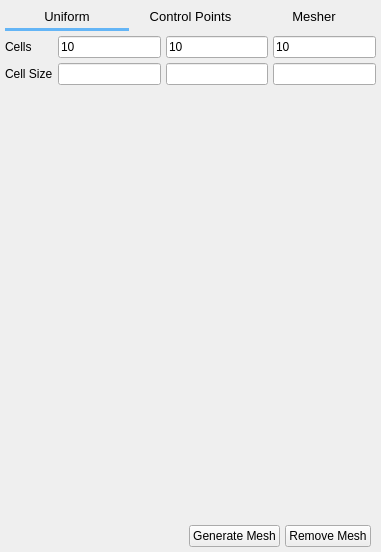
<?xml version="1.0" encoding="UTF-8"?>
<ui version="4.0">
 <class>mesh</class>
 <widget class="QWidget" name="mesh">
  <property name="geometry">
   <rect>
    <x>0</x>
    <y>0</y>
    <width>381</width>
    <height>552</height>
   </rect>
  </property>
  <layout class="QGridLayout" name="gridLayout">
   <property name="margin">
    <number>5</number>
   </property>
   <property name="spacing">
    <number>5</number>
   </property>
   <item row="3" column="4">
    <spacer name="verticalSpacer_41">
     <property name="orientation">
      <enum>Qt::Vertical</enum>
     </property>
     <property name="sizeHint" stdset="0">
      <size>
       <width>20</width>
       <height>40</height>
      </size>
     </property>
    </spacer>
   </item>
   <item row="5" column="0">
    <spacer name="horizontalSpacer_12">
     <property name="orientation">
      <enum>Qt::Horizontal</enum>
     </property>
     <property name="sizeHint" stdset="0">
      <size>
       <width>40</width>
       <height>20</height>
      </size>
     </property>
    </spacer>
   </item>
   <item row="5" column="4">
    <widget class="QPushButton" name="pushButton">
     <property name="text">
      <string>Remove Mesh</string>
     </property>
    </widget>
   </item>
   <item row="5" column="3">
    <widget class="QPushButton" name="pushbutton_generate_mesh">
     <property name="text">
      <string>Generate Mesh</string>
     </property>
    </widget>
   </item>
   <item row="4" column="0" colspan="6">
    <widget class="QStackedWidget" name="stackedwidget_mesh">
     <property name="currentIndex">
      <number>0</number>
     </property>
     <widget class="QWidget" name="uniform">
      <layout class="QGridLayout" name="gridLayout_34">
       <property name="margin">
        <number>0</number>
       </property>
       <property name="spacing">
        <number>5</number>
       </property>
       <item row="0" column="1">
        <widget class="LineEdit" name="lineedit_keyword_imax">
         <property name="text">
          <string>10</string>
         </property>
        </widget>
       </item>
       <item row="1" column="1">
        <widget class="QLineEdit" name="lineedit_mesh_cells_size_x">
         <property name="readOnly">
          <bool>true</bool>
         </property>
        </widget>
       </item>
       <item row="1" column="0">
        <widget class="QLabel" name="label_5">
         <property name="text">
          <string>Cell Size</string>
         </property>
        </widget>
       </item>
       <item row="0" column="2">
        <widget class="LineEdit" name="lineedit_keyword_jmax">
         <property name="text">
          <string>10</string>
         </property>
        </widget>
       </item>
       <item row="1" column="2">
        <widget class="QLineEdit" name="lineedit_mesh_cells_size_y">
         <property name="readOnly">
          <bool>true</bool>
         </property>
        </widget>
       </item>
       <item row="2" column="1">
        <spacer name="verticalSpacer_8">
         <property name="orientation">
          <enum>Qt::Vertical</enum>
         </property>
         <property name="sizeHint" stdset="0">
          <size>
           <width>20</width>
           <height>40</height>
          </size>
         </property>
        </spacer>
       </item>
       <item row="0" column="3">
        <widget class="LineEdit" name="lineedit_keyword_kmax">
         <property name="text">
          <string>10</string>
         </property>
        </widget>
       </item>
       <item row="1" column="3">
        <widget class="QLineEdit" name="lineedit_mesh_cells_size_z">
         <property name="readOnly">
          <bool>true</bool>
         </property>
        </widget>
       </item>
       <item row="0" column="0">
        <widget class="QLabel" name="label_4">
         <property name="text">
          <string>Cells</string>
         </property>
        </widget>
       </item>
      </layout>
     </widget>
     <widget class="QWidget" name="control_points">
      <layout class="QGridLayout" name="gridLayout_7">
       <property name="margin">
        <number>0</number>
       </property>
       <property name="spacing">
        <number>5</number>
       </property>
       <item row="2" column="0">
        <widget class="QGroupBox" name="groupBox_4">
         <property name="title">
          <string>Z Control Points</string>
         </property>
         <property name="flat">
          <bool>true</bool>
         </property>
         <layout class="QGridLayout" name="gridLayout_51">
          <property name="margin">
           <number>0</number>
          </property>
          <property name="spacing">
           <number>0</number>
          </property>
          <item row="1" column="0">
           <widget class="QTableWidget" name="tablewidget_mesh_control_points_z">
            <property name="frameShape">
             <enum>QFrame::StyledPanel</enum>
            </property>
            <property name="frameShadow">
             <enum>QFrame::Plain</enum>
            </property>
            <column>
             <property name="text">
              <string>Position</string>
             </property>
            </column>
            <column>
             <property name="text">
              <string>Cells</string>
             </property>
            </column>
            <column>
             <property name="text">
              <string>Stretch</string>
             </property>
            </column>
           </widget>
          </item>
          <item row="0" column="0">
           <widget class="QFrame" name="frame_33">
            <property name="frameShape">
             <enum>QFrame::StyledPanel</enum>
            </property>
            <property name="frameShadow">
             <enum>QFrame::Raised</enum>
            </property>
            <layout class="QHBoxLayout" name="horizontalLayout_3">
             <property name="spacing">
              <number>0</number>
             </property>
             <property name="margin">
              <number>0</number>
             </property>
             <item>
              <widget class="QToolButton" name="toolbutton_mesh_add_z">
               <property name="text">
                <string>Add</string>
               </property>
               <property name="autoRaise">
                <bool>true</bool>
               </property>
              </widget>
             </item>
             <item>
              <widget class="QToolButton" name="toolbutton_mesh_remove_z">
               <property name="text">
                <string>Delete</string>
               </property>
               <property name="autoRaise">
                <bool>true</bool>
               </property>
              </widget>
             </item>
             <item>
              <spacer name="horizontalSpacer_11">
               <property name="orientation">
                <enum>Qt::Horizontal</enum>
               </property>
               <property name="sizeHint" stdset="0">
                <size>
                 <width>40</width>
                 <height>20</height>
                </size>
               </property>
              </spacer>
             </item>
            </layout>
           </widget>
          </item>
         </layout>
        </widget>
       </item>
       <item row="1" column="0">
        <widget class="QGroupBox" name="groupBox_3">
         <property name="title">
          <string>Y Control Points</string>
         </property>
         <property name="flat">
          <bool>true</bool>
         </property>
         <layout class="QGridLayout" name="gridLayout_50">
          <property name="margin">
           <number>0</number>
          </property>
          <property name="spacing">
           <number>0</number>
          </property>
          <item row="1" column="0">
           <widget class="QTableWidget" name="tablewidget_mesh_control_points_y">
            <property name="frameShape">
             <enum>QFrame::StyledPanel</enum>
            </property>
            <property name="frameShadow">
             <enum>QFrame::Plain</enum>
            </property>
            <column>
             <property name="text">
              <string>Position</string>
             </property>
            </column>
            <column>
             <property name="text">
              <string>Cells</string>
             </property>
            </column>
            <column>
             <property name="text">
              <string>Stretch</string>
             </property>
            </column>
           </widget>
          </item>
          <item row="0" column="0">
           <widget class="QFrame" name="frame_4">
            <property name="frameShape">
             <enum>QFrame::StyledPanel</enum>
            </property>
            <property name="frameShadow">
             <enum>QFrame::Raised</enum>
            </property>
            <layout class="QHBoxLayout" name="horizontalLayout_23">
             <property name="spacing">
              <number>0</number>
             </property>
             <property name="margin">
              <number>0</number>
             </property>
             <item>
              <widget class="QToolButton" name="toolbutton_mesh_add_y">
               <property name="text">
                <string>Add</string>
               </property>
               <property name="autoRaise">
                <bool>true</bool>
               </property>
              </widget>
             </item>
             <item>
              <widget class="QToolButton" name="toolbutton_mesh_remove_y">
               <property name="text">
                <string>Delete</string>
               </property>
               <property name="autoRaise">
                <bool>true</bool>
               </property>
              </widget>
             </item>
             <item>
              <spacer name="horizontalSpacer_10">
               <property name="orientation">
                <enum>Qt::Horizontal</enum>
               </property>
               <property name="sizeHint" stdset="0">
                <size>
                 <width>40</width>
                 <height>20</height>
                </size>
               </property>
              </spacer>
             </item>
            </layout>
           </widget>
          </item>
         </layout>
        </widget>
       </item>
       <item row="0" column="0">
        <widget class="QGroupBox" name="groupBox_2">
         <property name="title">
          <string>X Control Points</string>
         </property>
         <property name="flat">
          <bool>true</bool>
         </property>
         <layout class="QGridLayout" name="gridLayout_49">
          <property name="horizontalSpacing">
           <number>5</number>
          </property>
          <property name="verticalSpacing">
           <number>0</number>
          </property>
          <property name="margin">
           <number>0</number>
          </property>
          <item row="1" column="0">
           <widget class="QTableWidget" name="tablewidget_mesh_control_points_x">
            <property name="frameShape">
             <enum>QFrame::StyledPanel</enum>
            </property>
            <property name="frameShadow">
             <enum>QFrame::Plain</enum>
            </property>
            <column>
             <property name="text">
              <string>Position</string>
             </property>
            </column>
            <column>
             <property name="text">
              <string>Cells</string>
             </property>
            </column>
            <column>
             <property name="text">
              <string>Stretch</string>
             </property>
            </column>
           </widget>
          </item>
          <item row="0" column="0">
           <widget class="QFrame" name="frame_2">
            <property name="frameShape">
             <enum>QFrame::StyledPanel</enum>
            </property>
            <property name="frameShadow">
             <enum>QFrame::Raised</enum>
            </property>
            <layout class="QHBoxLayout" name="horizontalLayout_27">
             <property name="spacing">
              <number>0</number>
             </property>
             <property name="margin">
              <number>0</number>
             </property>
             <item>
              <widget class="QToolButton" name="toolbutton_mesh_add_x">
               <property name="text">
                <string>Add</string>
               </property>
               <property name="autoRaise">
                <bool>true</bool>
               </property>
              </widget>
             </item>
             <item>
              <widget class="QToolButton" name="toolbutton_mesh_remove_x">
               <property name="text">
                <string>Delete</string>
               </property>
               <property name="autoRaise">
                <bool>true</bool>
               </property>
              </widget>
             </item>
             <item>
              <spacer name="horizontalSpacer_9">
               <property name="orientation">
                <enum>Qt::Horizontal</enum>
               </property>
               <property name="sizeHint" stdset="0">
                <size>
                 <width>40</width>
                 <height>20</height>
                </size>
               </property>
              </spacer>
             </item>
            </layout>
           </widget>
          </item>
         </layout>
        </widget>
       </item>
      </layout>
     </widget>
     <widget class="QWidget" name="mesher">
      <layout class="QGridLayout" name="gridLayout_35">
       <property name="margin">
        <number>0</number>
       </property>
       <property name="spacing">
        <number>5</number>
       </property>
       <item row="0" column="0">
        <widget class="QLabel" name="label_127">
         <property name="text">
          <string>Mesher:</string>
         </property>
         <property name="alignment">
          <set>Qt::AlignRight|Qt::AlignTrailing|Qt::AlignVCenter</set>
         </property>
        </widget>
       </item>
       <item row="2" column="0" colspan="3">
        <widget class="QGroupBox" name="groupBox_5">
         <property name="title">
          <string>Options</string>
         </property>
         <property name="flat">
          <bool>true</bool>
         </property>
         <layout class="QGridLayout" name="gridLayout_55">
          <property name="margin">
           <number>0</number>
          </property>
          <property name="spacing">
           <number>0</number>
          </property>
          <item row="1" column="0">
           <widget class="QStackedWidget" name="stackedwidget_mesher_options">
            <property name="currentIndex">
             <number>1</number>
            </property>
            <widget class="QWidget" name="vtkTableBasedClipDataSet">
             <layout class="QGridLayout" name="gridLayout_56">
              <property name="topMargin">
               <number>0</number>
              </property>
              <property name="rightMargin">
               <number>0</number>
              </property>
              <property name="bottomMargin">
               <number>0</number>
              </property>
              <property name="horizontalSpacing">
               <number>5</number>
              </property>
              <item row="1" column="0">
               <widget class="QLabel" name="label_164">
                <property name="text">
                 <string>merge tolerance</string>
                </property>
               </widget>
              </item>
              <item row="2" column="0">
               <spacer name="verticalSpacer_42">
                <property name="orientation">
                 <enum>Qt::Vertical</enum>
                </property>
                <property name="sizeHint" stdset="0">
                 <size>
                  <width>20</width>
                  <height>40</height>
                 </size>
                </property>
               </spacer>
              </item>
              <item row="1" column="1">
               <widget class="QLineEdit" name="lineedit_vtk_mesh_merge">
                <property name="text">
                 <string>0.01</string>
                </property>
               </widget>
              </item>
              <item row="0" column="1">
               <widget class="QCheckBox" name="checkbox_mesh_inside">
                <property name="text">
                 <string>mesh inside</string>
                </property>
                <property name="checked">
                 <bool>true</bool>
                </property>
                <property name="tristate">
                 <bool>false</bool>
                </property>
               </widget>
              </item>
             </layout>
            </widget>
            <widget class="QWidget" name="vtkThreshold">
             <layout class="QGridLayout" name="gridLayout_58">
              <property name="topMargin">
               <number>0</number>
              </property>
              <property name="rightMargin">
               <number>0</number>
              </property>
              <property name="bottomMargin">
               <number>0</number>
              </property>
              <property name="spacing">
               <number>5</number>
              </property>
              <item row="1" column="0">
               <widget class="QCheckBox" name="checkbox_threshold_interface">
                <property name="text">
                 <string>Include interface cells</string>
                </property>
               </widget>
              </item>
              <item row="0" column="0">
               <widget class="QCheckBox" name="checkbox_threshold_inside">
                <property name="text">
                 <string>Mesh Inside</string>
                </property>
                <property name="checked">
                 <bool>true</bool>
                </property>
               </widget>
              </item>
              <item row="2" column="0">
               <spacer name="verticalSpacer_43">
                <property name="orientation">
                 <enum>Qt::Vertical</enum>
                </property>
                <property name="sizeHint" stdset="0">
                 <size>
                  <width>20</width>
                  <height>40</height>
                 </size>
                </property>
               </spacer>
              </item>
             </layout>
            </widget>
           </widget>
          </item>
         </layout>
        </widget>
       </item>
       <item row="3" column="0" colspan="3">
        <widget class="QGroupBox" name="groupBox_13">
         <property name="title">
          <string>Mesh Statistics</string>
         </property>
         <property name="flat">
          <bool>true</bool>
         </property>
         <layout class="QGridLayout" name="gridLayout_57">
          <item row="0" column="0">
           <widget class="QLabel" name="label_165">
            <property name="text">
             <string>Total Cells</string>
            </property>
           </widget>
          </item>
          <item row="0" column="1">
           <widget class="QLineEdit" name="lineedit_mesh_cells">
            <property name="readOnly">
             <bool>true</bool>
            </property>
           </widget>
          </item>
          <item row="1" column="0">
           <widget class="QLabel" name="label_166">
            <property name="text">
             <string>Cell Types</string>
            </property>
           </widget>
          </item>
          <item row="1" column="1">
           <widget class="QPlainTextEdit" name="plaintextedit_mesh_cell_types">
            <property name="readOnly">
             <bool>true</bool>
            </property>
           </widget>
          </item>
         </layout>
        </widget>
       </item>
       <item row="4" column="1">
        <spacer name="verticalSpacer_40">
         <property name="orientation">
          <enum>Qt::Vertical</enum>
         </property>
         <property name="sizeHint" stdset="0">
          <size>
           <width>20</width>
           <height>40</height>
          </size>
         </property>
        </spacer>
       </item>
       <item row="0" column="1" colspan="2">
        <widget class="QComboBox" name="combobox_mesher">
         <item>
          <property name="text">
           <string>vtkTableBasedClipDataSet</string>
          </property>
         </item>
         <item>
          <property name="text">
           <string>vtkThreshold</string>
          </property>
         </item>
        </widget>
       </item>
      </layout>
     </widget>
     <widget class="QWidget" name="page_4">
      <layout class="QGridLayout" name="gridLayout_36"/>
     </widget>
    </widget>
   </item>
   <item row="1" column="0" colspan="6">
    <widget class="QFrame" name="frame">
     <property name="font">
      <font>
       <pointsize>10</pointsize>
      </font>
     </property>
     <property name="styleSheet">
      <string notr="true">QPushButton:hover {
    color:#64B5F6;;
	font: 75 10pt &quot;MS Shell Dlg 2&quot;;
    background-color: transparent;
}

QPushButton:pressed {
    color: #64B5F6;
    background-color: transparent;
	font: 75 10pt &quot;MS Shell Dlg 2&quot;;
}

QPushButton:checked {
    color:#64B5F6;
	font: 75 10pt &quot;MS Shell Dlg 2&quot;;
    background-color: transparent;
}

</string>
     </property>
     <property name="frameShape">
      <enum>QFrame::NoFrame</enum>
     </property>
     <property name="frameShadow">
      <enum>QFrame::Plain</enum>
     </property>
     <layout class="QGridLayout" name="gridlayout_mesh_tab_btns">
      <property name="margin">
       <number>0</number>
      </property>
      <property name="spacing">
       <number>0</number>
      </property>
      <item row="0" column="0">
       <widget class="QPushButton" name="pushbutton_mesh_uniform">
        <property name="font">
         <font>
          <pointsize>10</pointsize>
         </font>
        </property>
        <property name="text">
         <string>Uniform</string>
        </property>
        <property name="checkable">
         <bool>false</bool>
        </property>
        <property name="checked">
         <bool>false</bool>
        </property>
        <property name="flat">
         <bool>true</bool>
        </property>
       </widget>
      </item>
      <item row="0" column="1">
       <widget class="QPushButton" name="pushbutton_mesh_controlpoints">
        <property name="font">
         <font>
          <pointsize>10</pointsize>
         </font>
        </property>
        <property name="text">
         <string>Control Points</string>
        </property>
        <property name="checkable">
         <bool>false</bool>
        </property>
        <property name="flat">
         <bool>true</bool>
        </property>
       </widget>
      </item>
      <item row="0" column="2">
       <widget class="QPushButton" name="pushbutton_mesh_mesher">
        <property name="font">
         <font>
          <pointsize>10</pointsize>
         </font>
        </property>
        <property name="text">
         <string>Mesher</string>
        </property>
        <property name="checkable">
         <bool>false</bool>
        </property>
        <property name="flat">
         <bool>true</bool>
        </property>
       </widget>
      </item>
      <item row="1" column="0">
       <widget class="Line" name="line_mesh">
        <property name="styleSheet">
         <string notr="true">QWidget{
	background-color: #64B5F6;
	border-color: #64B5F6;
}</string>
        </property>
        <property name="frameShadow">
         <enum>QFrame::Raised</enum>
        </property>
        <property name="lineWidth">
         <number>0</number>
        </property>
        <property name="orientation">
         <enum>Qt::Horizontal</enum>
        </property>
       </widget>
      </item>
     </layout>
    </widget>
   </item>
  </layout>
 </widget>
 <customwidgets>
  <customwidget>
   <class>LineEdit</class>
   <extends>QLineEdit</extends>
   <header>widgets/base</header>
  </customwidget>
 </customwidgets>
 <tabstops>
  <tabstop>pushbutton_mesh_uniform</tabstop>
  <tabstop>lineedit_keyword_imax</tabstop>
  <tabstop>lineedit_keyword_jmax</tabstop>
  <tabstop>lineedit_keyword_kmax</tabstop>
  <tabstop>lineedit_mesh_cells_size_x</tabstop>
  <tabstop>lineedit_mesh_cells_size_y</tabstop>
  <tabstop>lineedit_mesh_cells_size_z</tabstop>
  <tabstop>pushbutton_mesh_controlpoints</tabstop>
  <tabstop>toolbutton_mesh_add_x</tabstop>
  <tabstop>toolbutton_mesh_remove_x</tabstop>
  <tabstop>tablewidget_mesh_control_points_x</tabstop>
  <tabstop>toolbutton_mesh_add_y</tabstop>
  <tabstop>toolbutton_mesh_remove_y</tabstop>
  <tabstop>tablewidget_mesh_control_points_y</tabstop>
  <tabstop>toolbutton_mesh_add_z</tabstop>
  <tabstop>toolbutton_mesh_remove_z</tabstop>
  <tabstop>tablewidget_mesh_control_points_z</tabstop>
  <tabstop>pushbutton_mesh_mesher</tabstop>
  <tabstop>combobox_mesher</tabstop>
  <tabstop>checkbox_mesh_inside</tabstop>
  <tabstop>lineedit_vtk_mesh_merge</tabstop>
  <tabstop>checkbox_threshold_inside</tabstop>
  <tabstop>checkbox_threshold_interface</tabstop>
  <tabstop>lineedit_mesh_cells</tabstop>
  <tabstop>plaintextedit_mesh_cell_types</tabstop>
 </tabstops>
 <resources/>
 <connections/>
</ui>
